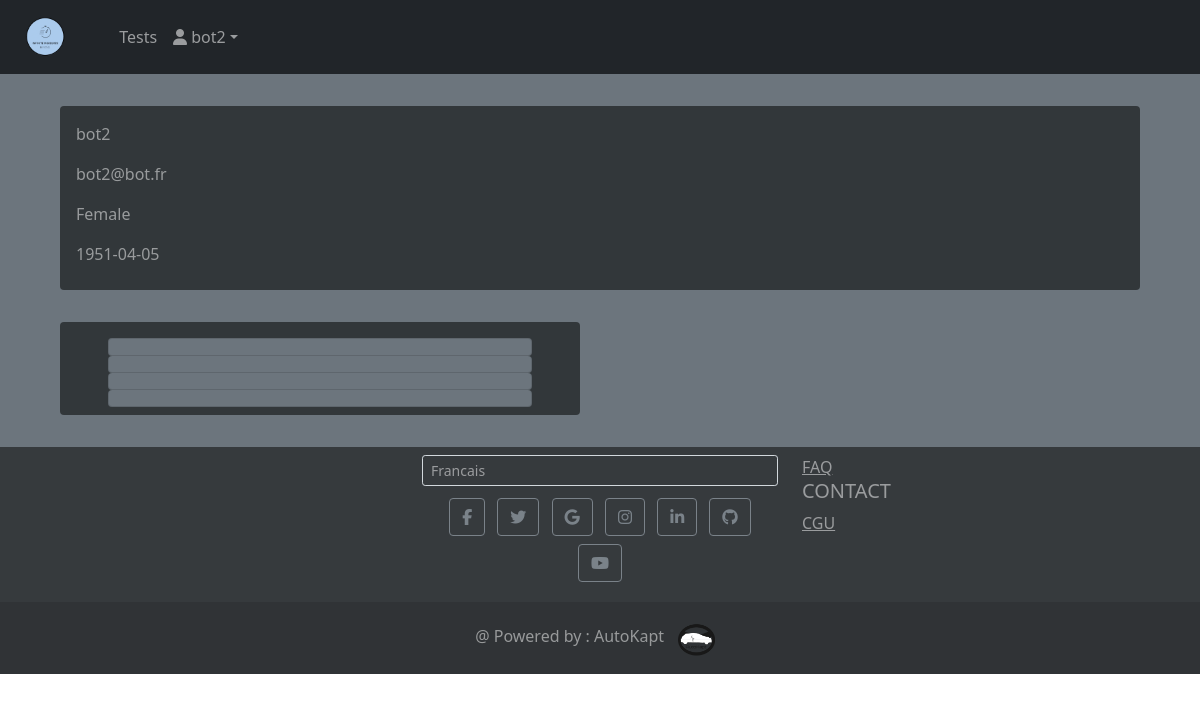
Page /View/profile/myProfile.php (signed in) on the committed database.
### tables this page shows
CREATE TABLE `users` (
  `usersId` int(11) NOT NULL,
  `usersUsername` varchar(20) NOT NULL,
  `usersEmail` varchar(128) NOT NULL,
  `usersPassword` varchar(128) NOT NULL,
  `usersGender` varchar(30) NOT NULL,
  `usersBirth` date NOT NULL,
  `usersAccess` int(11) NOT NULL,
  `usersLanguage` int(11) NOT NULL DEFAULT 0,
  `usersManager` int(11) DEFAULT NULL
);

### Model/functions.inc.php (called while the page is built, shortened)
<?php
function resultToArray($result) {
    $rows = array();
    while($row = $result->fetch_assoc()) {
        $rows[] = $row;
    }
    return $rows;
}
function getInfo($conn, $sessionId){
    $sql = "SELECT usersEmail, usersGender, usersBirth FROM users WHERE usersId =?;";
    $stmt = mysqli_stmt_init($conn);
    if(!mysqli_stmt_prepare($stmt, $sql)){
        echo "error5";
        exit();
    } else {
        mysqli_stmt_bind_param($stmt, "i", $sessionId);
        mysqli_stmt_execute($stmt);
    }
    $result = mysqli_stmt_get_result($stmt);
    return resultToArray($result);
}

### View/profile/myProfile.php (the view, shortened to what this page needs)
<?php
  require_once($_SERVER['DOCUMENT_ROOT'].'/AutoKapt/bases/header.php');
  require_once __ROOT__.'Model/functions.inc.php';
  $array = getInfo($conn, $_SESSION['userId'])[0];
?>
<div class="container-fluid bg-secondary text-white-50">
	<div class="py-3"></div>
	<section class="dark2 py-2 mx-5 rounded">
    <div class="ms-3">
      <p> <?php echo $lang['profile-username'].$_SESSION['userUsername'] ?></p>
      <p> <?php echo $lang['profile-email'].$array['usersEmail'] ?> </p>
      <p> <?php echo $lang['profile-genre'].$array['usersGender'] ?> </p>
      <p> <?php echo $lang['profile-age'].$array['usersBirth'] ?> </p>
    </div>
  </section>
  <div class="py-3"></div>
  <div class="row">
    <div class="col-6 text-center">
      <section class="dark2 py-2 ms-5 me-2 rounded">
        <div class="list-group mx-5">
          <button id="changeUsername" class="list-group-item list-group-item-action btn bg-secondary"> <?php echo $lang['change-user'] ?> </button>
          <button id="changeEmail" class="list-group-item list-group-item-action btn bg-secondary"> <?php echo $lang['change-mail'] ?> </button>
          <button id="changePassword" class="list-group-item list-group-item-action btn bg-secondary"> <?php echo $lang['change-mdp'] ?> </button>
          <button id="deleteAccount" class="list-group-item list-group-item-action btn bg-secondary"> <?php echo $lang['supp-compte'] ?> </button>
        </div>
      </section>
    </div>
  </div>
  <div class="py-3"></div>
</div>
<?php
require_once(__ROOT__.'bases/footer.php');
?>

### CSS/style.css (style rules this page uses)
body { font-family: "Advent Pro", sans-serif; padding: 0; margin: 0; }
p { margin-left: 35 px; }
*, *::before, *::after { margin: 0; padding: 0; box-sizing: inherit; }
html { box-sizing: border-box; }
.dark2 { background-color: #32373a !important; }

### rows in the picture
users: usersEmail "bot2@bot.fr", usersGender "Female", usersBirth "1951-04-05"

### other values in the picture
$_SESSION["userUsername"] "bot2"
$_SESSION['userUsername'] "bot2"
